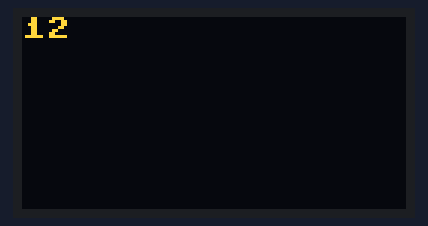
Bench run of a program on a simulated ESP8266 board running MicroPython. Parts: 128×64 one-colour display. The OLED is the two-colour kind (top 16 rows yellow). At 2.5 s the program stops and its outputs stay as they are.

Above: at 0.51 s.
At 1.48 s:
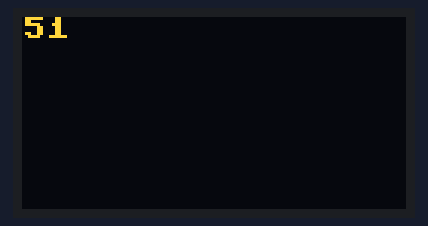
At 2.13 s:
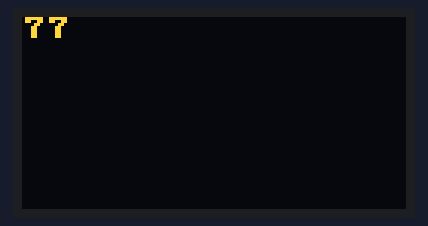
At 2.6 s:
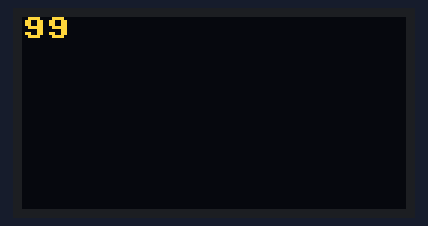

The program:

updateScreen.py
```python
from machine import I2C, Pin
import ssd1306
import sys
import urequests
import json
from time import sleep

i2c = I2C(-1, Pin(5), Pin(4))

display = ssd1306.SSD1306_I2C(128, 64, i2c)
display.fill(0)

for i in range(100):
    display.text('{}'.format(i),0,0) # text, position x, position y
    sleep(0.001)
    display.show()
    display.fill(0)
```
